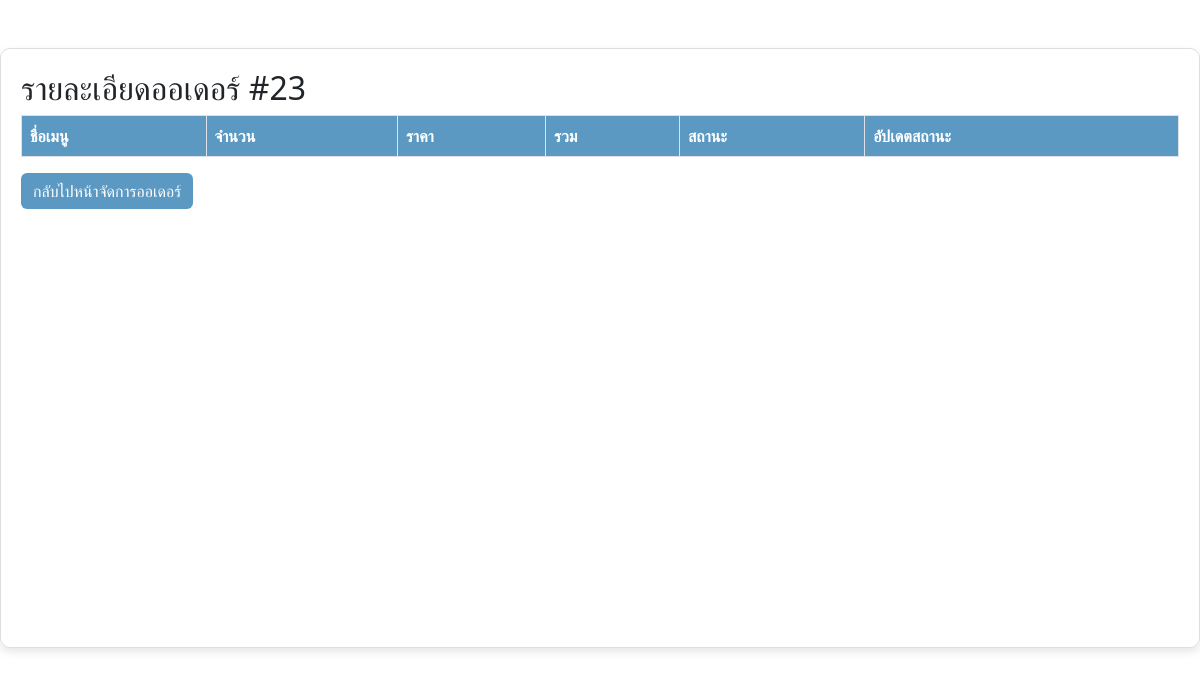
Page /order_details.php?order_buffet_id=23 (signed in) on the earlier database version.
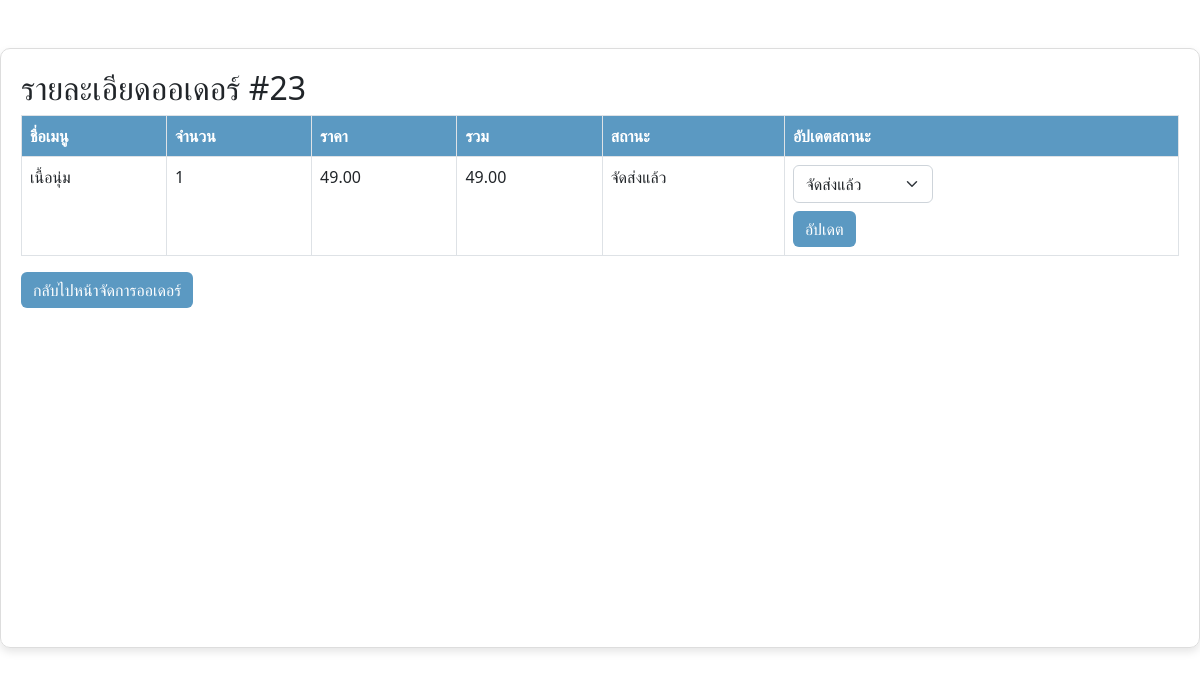
Same page on the later database version.
### tables this page shows
CREATE TABLE `order_buffet_details` (
  `order_buffet_detail_id` int(11) NOT NULL,
  `order_buffet_id` int(11) NOT NULL,
  `item_id` int(11) NOT NULL,
  `quantity` int(1) NOT NULL,
  `status` int(1) NOT NULL
);

CREATE TABLE `menuitems` (
  `item_id` int(11) NOT NULL,
  `category_id` int(11) NOT NULL,
  `name` varchar(100) NOT NULL,
  `description` text NOT NULL,
  `price` decimal(10,2) NOT NULL,
  `image_path` varchar(255) NOT NULL,
  `status` int(1) NOT NULL,
  `unit_id` int(11) NOT NULL,
  `order_type` int(1) NOT NULL
);

### order_details.php (the view, shortened to what this page needs)
<?php
include 'includes/db_connect.php';
$order_buffet_id = $_GET['order_buffet_id'];
$sql = "SELECT d.item_id, d.quantity, m.name, m.price, d.status
        FROM order_buffet_details d
        JOIN menuitems m ON d.item_id = m.item_id
        WHERE d.order_buffet_id = ?";
$stmt = $conn->prepare($sql);
$stmt->bind_param("i", $order_buffet_id);
$stmt->execute();
$result = $stmt->get_result();
$status_options = [
    1 => 'รอดำเนินการ',
    2 => 'กำลังดำเนินการ',
    3 => 'จัดส่งแล้ว',
    4 => 'ยกเลิก',
];
?>
<!DOCTYPE html>
<html lang="en">
<head>
    <link rel="stylesheet" href="https://cdn.jsdelivr.net/npm/bootstrap@5.2.3/dist/css/bootstrap.min.css">
    <link rel="stylesheet" href="css/order_details.css">
</head>
<body>
    <div class="container mt-5">
        <h2>รายละเอียดออเดอร์ #<?php echo $order_buffet_id; ?></h2>
        <table class="table table-bordered">
            <thead>
                <tr>
                    <th>ชื่อเมนู</th>
                    <th>จำนวน</th>
                    <th>ราคา</th>
                    <th>รวม</th>
                    <th>สถานะ</th>
                    <th>อัปเดตสถานะ</th>
                </tr>
            </thead>
            <tbody>
                <?php while ($row = $result->fetch_assoc()) { ?>
                    <tr>
                        <td><?php echo htmlspecialchars($row['name']); ?></td>
                        <td><?php echo htmlspecialchars($row['quantity']); ?></td>
                        <td><?php echo htmlspecialchars($row['price']); ?></td>
                        <td><?php echo number_format($row['price'] * $row['quantity'], 2); ?></td>
                        <td><?php echo htmlspecialchars($status_options[$row['status']]); ?></td>
                        <td>
                            <form action="order_details.php?order_buffet_id=<?php echo $order_buffet_id; ?>" method="POST">
                                <select name="status" class="form-select">
                                    <?php foreach ($status_options as $value => $label) { ?>
                                        <option value="<?php echo $value; ?>" <?php echo $row['status'] == $value ? 'selected' : ''; ?>>
                                            <?php echo $label; ?>
                                        </option>
                                    <?php } ?>
                                </select>
                                <button type="submit" name="update_status" class="btn btn-primary mt-2">อัปเดต</button>
                            </form>
                        </td>
                    </tr>
                <?php } ?>
            </tbody>
        </table>
        <a href="manage_orders.php" class="btn btn-primary">กลับไปหน้าจัดการออเดอร์</a>
    </div>
</body>
</html>

Differences in the rows shown:
added order_buffet_details: item.name "เนื้อนุ่ม", quantity "1", item.price "49.00", $row['price']*$row['quantity'] "49.00", status "จัดส่งแล้ว"
